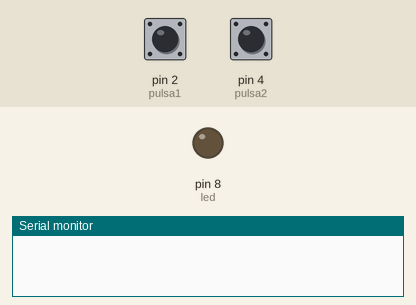
This sketch was run on a simulated Arduino Uno, built with avr-gcc and run on an emulated ATmega328P. Shown: output pins drawn as LEDs (lit = HIGH), the last lines printed to the serial monitor. The inputs (shaded band) are chosen by the test bench; at power-on: pin 4 (pulsa2) HIGH, pin 2 (pulsa1) HIGH.

Above: at 1.2 s.
1.3 s: pin 4 (pulsa2) pulled LOW for 0.15 s
At 3.1 s:
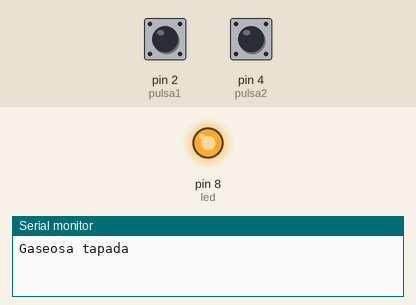
3.8 s: pin 2 (pulsa1) pulled LOW for 0.15 s
Timing chart, 0 to 6.8 s (numbered marks = the images above; inputs shaded):
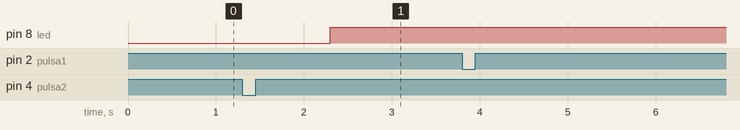

Measured:
- after the input at 1.3 s, pin 8 (led): LOW → HIGH after 1.0 s

The sketch:

GASEOSAS.ino
```cpp
/*Una empresa de gaseosas tiene un sistema con dos sensores, uno de ellos indica si la botella se ha llenado con el líquido y el otro sensor indica
 * si la botella ya tiene la tapa. Para este caso simularemos los dos sensores por medio de dos pulsadores.

La rutina se describe de esta manera: si la botella se llena de manera adecuada (se debe activar S1 y mostrar por consola "Gaseosa llena")
luego de ello si tiene la tapa colocada (se debe activar S2 y mostrar por consola "Gaseosa tapada"), al finalizar el proceso se debe encender
un LED que indica que el proceso terminó bien y además se debe mostrar un mensaje por la consola "Gaseosa bien empacada". Recuerda que primero
se debe activar S1 y luego S2 para que el proceso sea válido*/


int pulsa1=2;
int pulsa2=4;
int led=8;

void setup() {
  Serial.begin(9600);
  pinMode(pulsa1, INPUT);
  pinMode(pulsa2, INPUT);
  pinMode(led,OUTPUT);
}

void loop() {
  int boton1= digitalRead(pulsa1);
  int boton2= digitalRead(pulsa2);

  if(boton1==LOW){
      Serial.println("Gaseosa llena");
      delay(1000);
     }
  if(boton2==LOW){
      Serial.println("Gaseosa tapada");
      delay(1000);
      digitalWrite(led,HIGH);
      delay(1200);
      Serial.println("Gaseosa bien empacada");
  }

}
```
